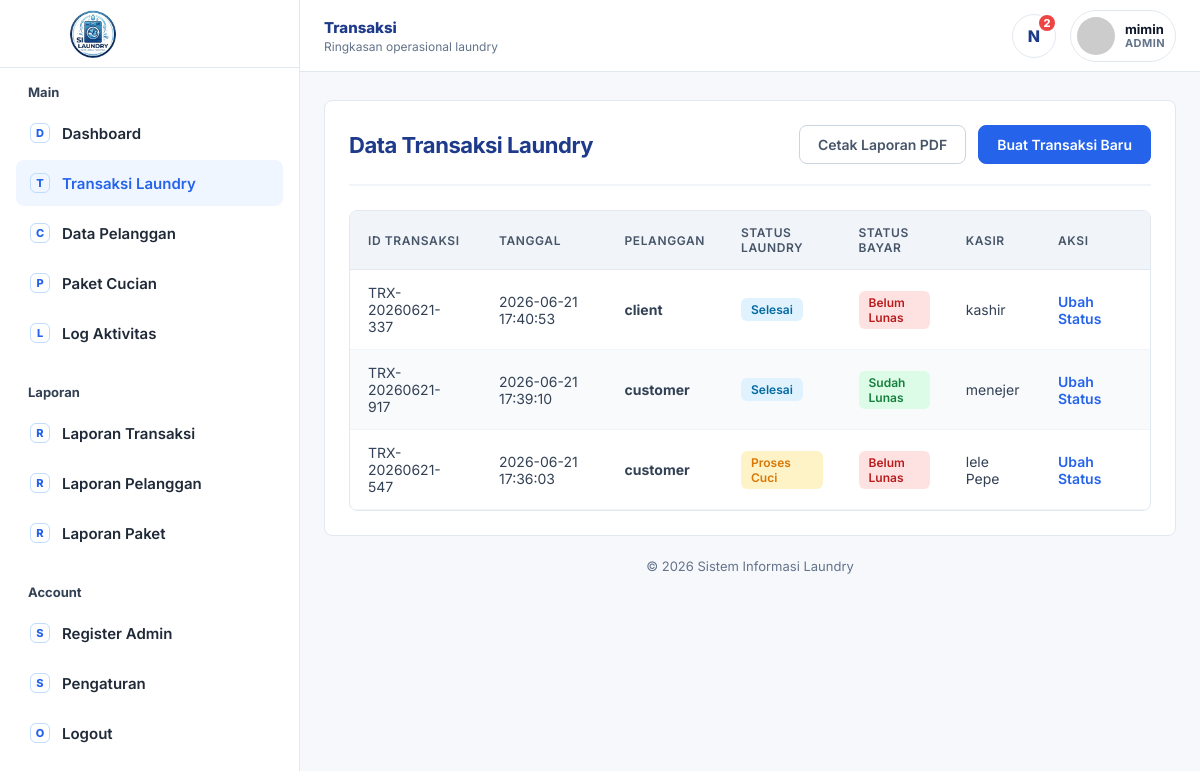
The app's page /index.php?page=transaksi (signed in) with its own data.
### tables this page shows
CREATE TABLE `tbl_transaksi` (
  `id_transaksi` varchar(50) NOT NULL,
  `id_pelanggan` varchar(50) NOT NULL,
  `id_user` varchar(50) NOT NULL,
  `tgl_terima` datetime NOT NULL,
  `tgl_selesai` datetime DEFAULT NULL,
  `status_laundry` enum('proses','selesai','diambil') DEFAULT 'proses',
  `status_bayar` enum('belum lunas','lunas') DEFAULT 'belum lunas',
  `bukti_bayar` varchar(255) DEFAULT NULL,
  `created_at` timestamp NOT NULL DEFAULT current_timestamp()
);

CREATE TABLE `tbl_pelanggan` (
  `id_pelanggan` varchar(50) NOT NULL,
  `nama_pelanggan` varchar(100) NOT NULL,
  `no_telp` varchar(20) NOT NULL,
  `alamat` text NOT NULL,
  `created_at` timestamp NOT NULL DEFAULT current_timestamp()
);

CREATE TABLE `tbl_user` (
  `id_user` varchar(50) NOT NULL,
  `nama_user` varchar(100) NOT NULL,
  `password` varchar(255) NOT NULL,
  `role` enum('admin','manager','staff','client') NOT NULL DEFAULT 'client',
  `nama` varchar(100) NOT NULL,
  `foto` varchar(255) DEFAULT NULL,
  `created_at` timestamp NOT NULL DEFAULT current_timestamp()
);

### classes/Session.php (called while the page is built, shortened)
<?php
class Session {
    public static function get($key) {
        return $_SESSION[$key] ?? null;
    }
}
?>

### classes/Database.php (called while the page is built)
<?php
class Database {
    private static $instance = null;
    private $conn;
    private function __construct() {
        try {
            $this->conn = new PDO("mysql:host=".DB_HOST.";dbname=".DB_NAME, DB_USER, DB_PASS);
            $this->conn->setAttribute(PDO::ATTR_ERRMODE, PDO::ERRMODE_EXCEPTION);
        } catch(PDOException $e) {
            die("Koneksi gagal: " . $e->getMessage());
        }
    }
    public static function getInstance() {
        if (self::$instance == null) self::$instance = new Database();
        return self::$instance;
    }
    public function getConnection() {
        return $this->conn;
    }
}
?>

### classes/Transaksi.php (called while the page is built, shortened)
<?php
class Transaksi {
    private $db;
    public function __construct() {
        $this->db = Database::getInstance()->getConnection();
    }
    public function ambilSemuaTransaksi() {
        try {
            $sql = "SELECT t.*, p.nama_pelanggan, u.nama AS nama_kasir
                    FROM tbl_transaksi t
                    JOIN tbl_pelanggan p ON t.id_pelanggan = p.id_pelanggan
                    JOIN tbl_user u ON t.id_user = u.id_user
                    ORDER BY t.tgl_terima DESC";
            $stmt = $this->db->prepare($sql);
            $stmt->execute();
            return $stmt->fetchAll(PDO::FETCH_ASSOC);
        } catch (PDOException $e) {
            return [];
        }
    }
}
?>

### views/transaksi/index.php (the view, shortened to what this page needs)
<?php
require_once 'classes/Transaksi.php';
$transaksiObj = new Transaksi();
$action = $_GET['action'] ?? 'tampil';
?>
<?php include 'views/layouts/sidebar.php'; ?>
<div class="fw-master-container">
    <div class="fw-master-card">
<?php
switch ($action) {
    case 'tampil':
        $dataTransaksi = $transaksiObj->ambilSemuaTransaksi();
        ?>
        <div class="fw-master-header">
            <h2>Data Transaksi Laundry</h2>
            <div class="fw-action-buttons">
                <a href="index.php?page=print_transaksi" target="_blank" class="fw-btn fw-btn-outline">
                    Cetak Laporan PDF
                </a>
                <a href="index.php?page=transaksi&action=tambah" class="fw-btn fw-btn-primary">
                    Buat Transaksi Baru
                </a>
            </div>
        </div>
        <div class="fw-table-responsive">
            <table class="fw-table-custom">
                <thead>
                    <tr>
                        <th>ID Transaksi</th>
                        <th>Tanggal</th>
                        <th>Pelanggan</th>
                        <th>Status Laundry</th>
                        <th>Status Bayar</th>
                        <th>Kasir</th>
                        <th style="width: 110px;">Aksi</th>
                    </tr>
                </thead>
                <tbody>
                    <?php foreach ($dataTransaksi as $row) : ?>
                    <tr>
                        <td><code><?= $row['id_transaksi']; ?></code></td>
                        <td><?= $row['tgl_terima']; ?></td>
                        <td><strong><?= $row['nama_pelanggan']; ?></strong></td>
                        <td>
                            <?php
                            $status_laundry = strtolower($row['status_laundry']);
                            if ($status_laundry == 'proses' || $status_laundry == 'proses cuci') {
                                echo '<span class="fw-badge fw-badge-proses">Proses Cuci</span>';
                            } elseif ($status_laundry == 'selesai') {
                                echo '<span class="fw-badge fw-badge-selesai">Selesai</span>';
                            } else {
                                echo '<span class="fw-badge fw-badge-diambil">Sudah Diambil</span>';
                            }
                            ?>
                        </td>
                        <td>
                            <?php if (strtolower($row['status_bayar']) == 'lunas'): ?>
                                <span class="fw-badge fw-badge-lunas">Sudah Lunas</span>
                            <?php else: ?>
                                <span class="fw-badge fw-badge-belum">Belum Lunas</span>
                            <?php endif; ?>
                        </td>
                        <td><?= $row['nama_kasir']; ?></td>
                        <td>
                            <a href="index.php?page=transaksi&action=edit_status&id=<?= $row['id_transaksi']; ?>" class="fw-link-action">Ubah Status</a>
                        </td>
                    </tr>
                    <?php endforeach; ?>
                </tbody>
            </table>
        </div>
        <?php
        break;
        ?>
        <?php
}
?>
    </div>
</div>
<?php include 'views/layouts/footer.php'; ?>

### index.php (shortened to what this page needs)
<?php
require_once 'config/config.php';
require_once 'classes/Database.php';
require_once 'classes/Session.php';
$page = $_GET['page'];
switch ($page) {
    case 'dashboard':
    case 'paket':
    case 'pelanggan':
    case 'transaksi':
    case 'print_paket':
    case 'print_pelanggan':
    case 'print_transaksi':
        if ($page == 'transaksi') include 'views/transaksi/index.php';
        break;
}
?>

### views/layouts/sidebar.php (shortened to what this page needs)
<?php
$currentPage = $_GET['page'] ?? 'dashboard';
$currentAction = $_GET['action'] ?? '';
$userName = Session::get('nama') ?: 'User';
$userRole = Session::get('role') ?: 'Operator';
$avatarUrl = 'https://ui-avatars.com/api/?name=' . urlencode($userName) . '&background=2563eb&color=fff';
$menuMain = [
    ['page' => 'dashboard', 'label' => 'Dashboard', 'href' => 'index.php?page=dashboard', 'icon' => 'D'],
    ['page' => 'transaksi', 'label' => 'Transaksi Laundry', 'href' => 'index.php?page=transaksi', 'icon' => 'T'],
    ['page' => 'pelanggan', 'label' => 'Data Pelanggan', 'href' => 'index.php?page=pelanggan', 'icon' => 'C'],
    ['page' => 'paket', 'label' => 'Paket Cucian', 'href' => 'index.php?page=paket', 'icon' => 'P'],
    ['page' => 'log_aktivitas', 'label' => 'Log Aktivitas', 'href' => 'index.php?page=log_aktivitas', 'icon' => 'L'],
];
$menuReports = [
    ['page' => 'print_transaksi', 'label' => 'Laporan Transaksi', 'href' => 'index.php?page=print_transaksi', 'icon' => 'R'],
    ['page' => 'print_pelanggan', 'label' => 'Laporan Pelanggan', 'href' => 'index.php?page=print_pelanggan', 'icon' => 'R'],
    ['page' => 'print_paket', 'label' => 'Laporan Paket', 'href' => 'index.php?page=print_paket', 'icon' => 'R'],
];
?>
<!DOCTYPE html>
<html lang="id">
<head>
    <link rel="stylesheet" href="assets/css/style.css">
</head>
<body>
<div class="fw-app-shell">
    <aside class="fw-sidebar" aria-label="Navigasi utama">
        <a class="fw-brand" href="index.php?page=dashboard">
            <img src="assets/uploads/silaundry2.png" alt="Si Laundry" class="fw-brand-mark">
        </a>
        <nav class="fw-sidebar-nav">
            <div class="fw-nav-section">
                <span class="fw-nav-section-title">Main</span>
                <?php foreach ($menuMain as $item): ?>
                    <a class="fw-nav-link <?= $currentPage === $item['page'] ? 'is-active' : ''; ?>" href="<?= $item['href']; ?>">
                        <span class="fw-nav-icon"><?= $item['icon']; ?></span>
                        <span><?= $item['label']; ?></span>
                    </a>
                <?php endforeach; ?>
            </div>
            <div class="fw-nav-section">
                <span class="fw-nav-section-title">Laporan</span>
                <?php foreach ($menuReports as $item): ?>
                    <a class="fw-nav-link <?= $currentPage === $item['page'] ? 'is-active' : ''; ?>" href="<?= $item['href']; ?>" target="_blank">
                        <span class="fw-nav-icon"><?= $item['icon']; ?></span>
                        <span><?= $item['label']; ?></span>
                    </a>
                <?php endforeach; ?>
            </div>
            <div class="fw-nav-section">
                <span class="fw-nav-section-title">Account</span>
                <a class="fw-nav-link <?= $currentPage === 'registeradmin' ? 'is-active' : ''; ?>" href="index.php?page=registeradmin">
                    <span class="fw-nav-icon">S</span>
                    <span>Register Admin</span>
                </a>
                <a class="fw-nav-link <?= $currentPage === 'setting' ? 'is-active' : ''; ?>" href="index.php?page=setting">
                    <span class="fw-nav-icon">S</span>
                    <span>Pengaturan</span>
                </a>
                <a class="fw-nav-link" href="index.php?page=logout" onclick="return confirm('Yakin ingin keluar dari sistem?')">
                    <span class="fw-nav-icon">O</span>
                    <span>Logout</span>
                </a>
            </div>
        </nav>
    </aside>
    <div class="fw-layout">
        <header class="fw-topbar">
            <div class="fw-topbar-title">
                <strong><?= htmlspecialchars(ucwords(str_replace('_', ' ', $currentPage))); ?></strong>
                <span><?= $currentAction ? htmlspecialchars(ucfirst($currentAction)) : 'Ringkasan operasional laundry'; ?></span>
            </div>
            <div class="fw-topbar-actions">
                <div class="fw-notification" aria-label="Notifikasi">
                    N
                    <span class="fw-notification-badge">2</span>
                </div>
                <div class="fw-user-pill">
                    <img src="<?= $avatarUrl; ?>" alt="Foto profil">
                    <span class="fw-user-copy">
                        <strong><?= htmlspecialchars($userName); ?></strong>
                        <span><?= htmlspecialchars($userRole); ?></span>
                    </span>
                </div>
            </div>
        </header>
        <main class="fw-main">
            <div class="fw-page-frame">

### views/layouts/footer.php (shortened to what this page needs)
                <footer class="fw-app-footer">
                    &copy; <?= date('Y') ?> Sistem Informasi Laundry
                </footer>
            </div>
        </main>
    </div>
</div>
</body>
</html>

### assets/css/style.css (style rules this page uses)
:root { --bg-body: #f0f2f5; --bg-card: #ffffff; --text-main: #2c3e50; --text-body: #333333; --text-muted: #7f8c8d; --border-color: #dddddd; --table-hover: #f5f5f5; --input-bg: #ffffff; --input-border: #dddddd; --header-bg: linear-gradient(135deg, #2c3e50, #1a2632); --sidebar-bg: #1e2a36; }
* { margin: 0; padding: 0; box-sizing: border-box; font-family: 'Segoe UI', Tahoma, Geneva, Verdana, sans-serif; }
body { background: var(--bg-body); color: var(--text-body); transition: background 0.3s, color 0.3s; }
header { background: var(--header-bg); color: white; padding: 1rem 2rem; display: flex; justify-content: space-between; align-items: center; position: fixed; top: 0; left: 250px; right: 0; height: 70px; z-index: 100; box-shadow: 0 2px 10px rgba(0,0,0,0.1); transition: background 0.3s; }
main { margin-left: 250px; margin-top: 70px; padding: 2rem; min-height: calc(100vh - 70px - 60px); }
footer { margin-left: 250px; background: #2c3e50; color: white; text-align: center; padding: 1rem; position: relative; bottom: 0; width: calc(100% - 250px); }
table { width: 100%; border-collapse: collapse; }
th, td { padding: 12px 15px; text-align: left; border-bottom: 1px solid var(--border-color); }
th { background: #2c3e50; color: white; }
td { color: var(--text-body); }

### views/transaksi/index.php (style rules this page uses)
.fw-master-container { font-family: 'Inter', system-ui, -apple-system, sans-serif !important; padding: 32px; background-color: #f8fafc; min-height: 100vh; color: #1e293b; }
.fw-master-card { background: #ffffff; border-radius: 12px; box-shadow: 0 4px 6px -1px rgba(0, 0, 0, 0.05), 0 2px 4px -1px rgba(0, 0, 0, 0.03); padding: 24px; border: 1px solid #e2e8f0; }
.fw-master-header { display: flex; justify-content: space-between; align-items: center; border-bottom: 2px solid #f1f5f9; padding-bottom: 20px; margin-bottom: 24px; flex-wrap: wrap; gap: 16px; }
.fw-master-header h2 { font-size: 22px; font-weight: 700; color: #1e3a8a; margin: 0; letter-spacing: -0.02em; }
.fw-action-buttons { display: flex; gap: 12px; }
.fw-btn { display: inline-flex; align-items: center; padding: 10px 18px; font-size: 14px; font-weight: 600; border-radius: 8px; text-decoration: none; transition: all 0.15s ease; border: none; cursor: pointer; }
.fw-btn-primary { background-color: #2563eb; color: #ffffff; border: 1px solid #2563eb; }
.fw-btn-outline { background-color: #ffffff; color: #475569; border: 1px solid #cbd5e1; }
.fw-table-responsive { width: 100%; overflow-x: auto; border-radius: 8px; border: 1px solid #e2e8f0; }
.fw-table-custom { width: 100%; border-collapse: collapse; text-align: left; font-size: 14px; }
.fw-table-custom th { background-color: #f1f5f9; color: #475569; font-weight: 600; padding: 14px 18px; text-transform: uppercase; font-size: 12px; letter-spacing: 0.05em; border-bottom: 1px solid #e2e8f0; }
.fw-table-custom td { padding: 14px 18px; border-bottom: 1px solid #f1f5f9; color: #334155; }
.fw-table-custom tbody tr:nth-child(even) { background-color: #f8fafc; }
.fw-badge { display: inline-block; padding: 4px 10px; font-size: 12px; font-weight: 600; border-radius: 6px; text-transform: capitalize; }
.fw-badge-proses { background-color: #fef3c7; color: #d97706; }
.fw-badge-selesai { background-color: #e0f2fe; color: #0369a1; }
.fw-badge-belum { background-color: #fee2e2; color: #b91c1c; }
.fw-badge-lunas { background-color: #dcfce7; color: #15803d; }
.fw-link-action { color: #2563eb; text-decoration: none; font-weight: 600; }

### records on screen
tbl_transaksi: id_transaksi "TRX-20260621-337", tgl_terima "2026-06-21 17:40:53", id_pelanggan.nama_pelanggan "client", status_laundry "Selesai", status_bayar "Belum Lunas", id_user.nama "kashir"
tbl_transaksi: id_transaksi "TRX-20260621-917", tgl_terima "2026-06-21 17:39:10", id_pelanggan.nama_pelanggan "customer", status_laundry "Selesai", status_bayar "Sudah Lunas", id_user.nama "menejer"
tbl_transaksi: id_transaksi "TRX-20260621-547", tgl_terima "2026-06-21 17:36:03", id_pelanggan.nama_pelanggan "customer", status_laundry "Proses Cuci", status_bayar "Belum Lunas", id_user.nama "lele Pepe"

### other values on screen
$item['icon'] "D"
$item['label'] "Dashboard"
$item['icon'] "T"
$item['label'] "Transaksi Laundry"
$item['icon'] "C"
$item['label'] "Data Pelanggan"
$item['icon'] "P"
$item['label'] "Paket Cucian"
$item['icon'] "L"
$item['label'] "Log Aktivitas"
$item['icon'] "R"
$item['label'] "Laporan Transaksi"
$item['label'] "Laporan Pelanggan"
$item['label'] "Laporan Paket"
str_replace('_', ' ', $currentPage) "Transaksi"
